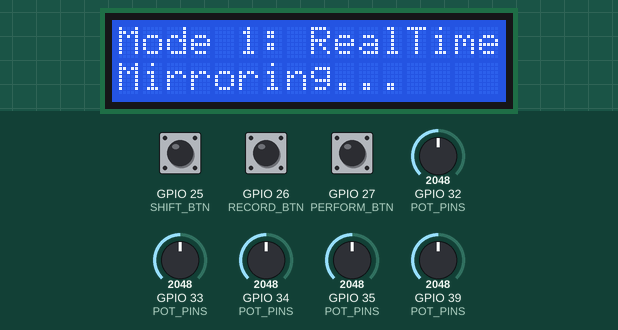
The sketch below on a simulated ESP32. Shown: 16×2 character LCD. Inputs (shaded band) come from the test bench; at power-on: GPIO 25 (SHIFT_BTN) HIGH, GPIO 26 (RECORD_BTN) HIGH, GPIO 27 (PERFORM_BTN) HIGH, GPIO 32 (POT_PINS) = 2048, GPIO 33 (POT_PINS) = 2048, GPIO 34 (POT_PINS) = 2048, GPIO 35 (POT_PINS) = 2048, GPIO 39 (POT_PINS) = 2048 (analog values on the 0–4095 scale). What the sketch prints to the serial monitor is not drawn.

Above: at 1.3 s.
1.4 s: GPIO 25 (SHIFT_BTN) pulled LOW for 1 s
At 3.6 s:
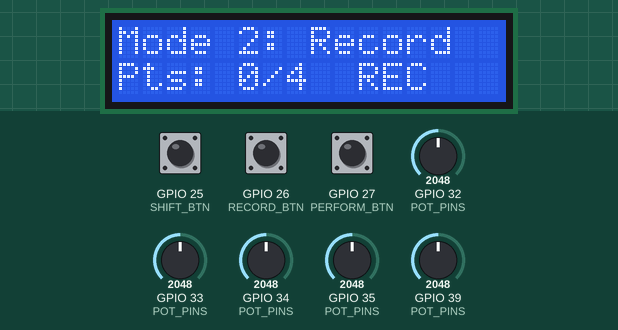
3.9 s: GPIO 26 (RECORD_BTN) pulled LOW for 3.2 s
At 6.9 s:
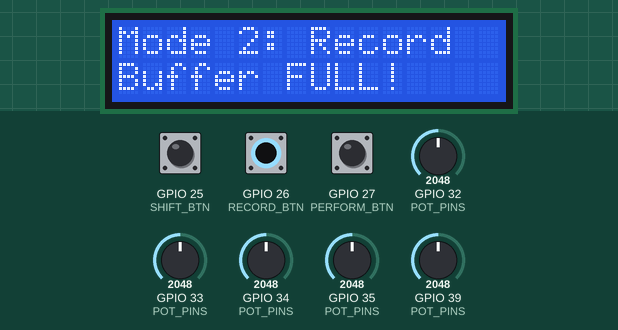
8.6 s: GPIO 27 (PERFORM_BTN) pulled LOW for 0.15 s
At 9.4 s:
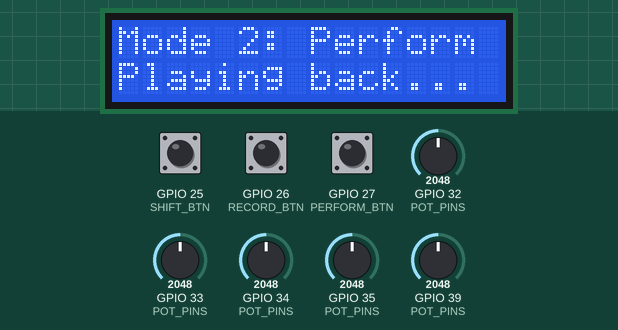
Timing chart, 0 to 11.6 s (numbered marks = the images above; inputs shaded):
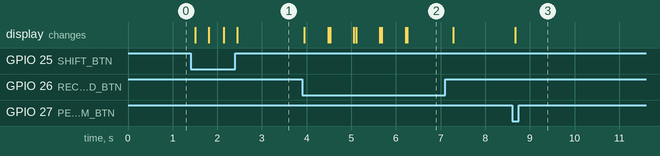

The sketch:

MasterWithThreeModes.ino
```cpp
#include <esp_now.h>
#include <WiFi.h>
#include <Wire.h>
#include <LiquidCrystal_I2C.h>

// ─── Pin Definitions ────────────────────────────────────────
const int POT_PINS[]    = {32, 33, 34, 35, 39};
const int NUM_JOINTS    = 5;

const int SHIFT_BTN     = 25;   // toggles mode 1 ↔ mode 2
const int RECORD_BTN    = 26;   // (mode 2) save current position
const int PERFORM_BTN   = 27;   // (mode 2) replay recorded positions

// ─── ESP-NOW ────────────────────────────────────────────────
uint8_t RECEIVER_MAC[] = {0x44, 0x1D, 0x64,  0xBD, 0x7E, 0xA8};

// ─── Constants ──────────────────────────────────────────────
const int   MAX_POSITIONS       = 4;      // max storable waypoints
const int   POT_RAW_MIN         = 683;    // ~1/6 of 4095 (0.55 V)
const int   POT_RAW_MAX         = 3413;   // ~5/6 of 4095 (2.75 V)
const int   INTERP_STEPS        = 50;     // smoothing steps between waypoints
const int   INTERP_STEP_DELAY   = 20;     // ms between each interpolation step
const int   HOLD_DELAY          = 1000;   // ms to hold at each waypoint
const int   REALTIME_DELAY      = 100;    // ms between real-time sends
const int   Min_angle           = 3;      // degree (angle)
// ─── Data Structures ────────────────────────────────────────

// Packet sent to slave via ESP-NOW.
typedef struct {
  uint8_t joint[5];   // angles 0–180° for joints 1–5
} ArmPosition;

/** All state for mode-2 recording/playback. */
typedef struct {
  ArmPosition waypoints[MAX_POSITIONS];  // recorded snapshots
  int         count;                     // number of waypoints saved so far
  bool        isPerforming;              // true while replaying
} RecordSession;

// ─── Globals ────────────────────────────────────────────────
LiquidCrystal_I2C lcd(0x27, 16, 2);   // adjust address if needed (0x3F)

esp_now_peer_info_t peerInfo;

RecordSession session = { .count = 0, .isPerforming = false };

enum OperatingMode { MODE_REALTIME = 1, MODE_RECORD = 2, MODE_ROS2 = 3 };
OperatingMode currentMode = MODE_REALTIME;

// Debounce timestamps (ms)
unsigned long lastShiftPress   = 0;
unsigned long lastRecordPress  = 0;
unsigned long lastPerformPress = 0;
const unsigned long DEBOUNCE_MS = 300;

// ─── ESP-NOW Callback ────────────────────────────────────────
void onSent(const uint8_t *mac, esp_now_send_status_t status) {
  // Uncomment for debug:
  // Serial.println(status == ESP_NOW_SEND_SUCCESS ? "Sent OK" : "Send FAILED");
}

// ─── Helper: Read potentiometers → ArmPosition ──────────────
/**
 * Reads all 5 potentiometers and maps raw ADC values to 0–180°.
 * @ return  ArmPosition struct with current joint angles.
 */
int readStableADC(int pin, int samples = 32) {
  long sum = 0;
  for (int i = 0; i < samples; i++) {
    sum += analogRead(pin);
    delayMicroseconds(100); // let ADC settle between reads
  }
  return sum / samples;
}

ArmPosition readMasterPosition() {
  ArmPosition pos;

  int raw = readStableADC(POT_PINS[0], 32); // 0 ~ 4095
  pos.joint[0] = (uint8_t) constrain(
    map(raw, 0, 4095, 0, 270), 0, 175
  );
  raw = readStableADC(POT_PINS[1], 32);
  pos.joint[1] = 180 - (uint8_t) constrain(
    (map(raw, 0, 4095, 0, 270) - 55), 0, 175
  );
  raw = readStableADC(POT_PINS[2], 32);
  pos.joint[2] = (uint8_t) constrain(
    (map(raw, 0, 4095, 0, 270) + 10), 0, 175
  );
  raw = readStableADC(POT_PINS[3], 32);
  pos.joint[3] = (uint8_t) constrain(
    map(raw, 0, 4095, 0, 270) - 80, 0, 175
  );
  raw = readStableADC(POT_PINS[4], 32);
  pos.joint[4] = (uint8_t) constrain(
    (map(raw, 0, 4095, 0, 270) - 150)*1.2, 0, 175
  );

  return pos;
}

// ─── Helper: Send ArmPosition via ESP-NOW ───────────────────
/**
 * Transmits an ArmPosition struct to the slave ESP32.
 * @ param pos  Position to send.
 */
void sendPosition(const ArmPosition &pos) {
  esp_now_send(RECEIVER_MAC, (uint8_t *)&pos, sizeof(ArmPosition));
}

// ─── Helper: Interpolate & send between two waypoints ───────
/**
 * Smoothly moves from `from` to `to` in INTERP_STEPS steps,
 * sending each intermediate position to the slave.
 *
 * @param from  Starting joint angles.
 * @param to    Target joint angles.
 */
void interpolateTo(const ArmPosition &from, const ArmPosition &to) {
  for (int step = 1; step <= INTERP_STEPS; step++) {
    ArmPosition mid;
    for (int j = 0; j < NUM_JOINTS; j++) {
      // Linear interpolation: from + (to - from) * (step / INTERP_STEPS)
      mid.joint[j] = (uint8_t)(
  from.joint[j] + (float)(to.joint[j] - from.joint[j]) * step / INTERP_STEPS
      );
    }
    sendPosition(mid);
    delay(INTERP_STEP_DELAY);
  }
}

// ─── LCD Helpers ────────────────────────────────────────────
/** Clear LCD and print two rows. Pass "" for an empty row. */
void lcdPrint(const char *row0, const char *row1) {
  lcd.clear();
  lcd.setCursor(0, 0); lcd.print(row0);
  lcd.setCursor(0, 1); lcd.print(row1);
}

/** Update LCD to reflect current mode and record session state. */
void updateLCD() {
  if (currentMode == MODE_REALTIME) {
    lcdPrint("Mode 1: RealTime", "Mirroring...    ");
  } else if (currentMode == MODE_RECORD) {
    // Mode 2 — show stage
    if (session.isPerforming) {
      lcdPrint("Mode 2: Perform ", "Playing back... ");
    } else {
      char row1[17];
      snprintf(row1, sizeof(row1), "Pts: %d/%d  REC",
               session.count, MAX_POSITIONS);
      lcdPrint("Mode 2: Record  ", row1);
    }
  } else {
    // Mode 3 — ROS2 / MoveIt
    lcdPrint("Mode 3: ROS2    ", "Waiting...      ");
  }
}

// ─── Button: SHIFT ──────────────────────────────────────────
/**
 * Toggles between MODE_REALTIME and MODE_RECORD.
 * Resets the recording session when entering Mode 2.
 */
void handleShiftButton() {
  unsigned long now = millis();
  if (digitalRead(SHIFT_BTN) == LOW && (now - lastShiftPress) > DEBOUNCE_MS) {
    lastShiftPress = now;

    if (currentMode == MODE_REALTIME) {
      // 1 → 2
      currentMode = MODE_RECORD;
      session.count       = 0;
      session.isPerforming = false;
      Serial.println("[SHIFT] → Mode 2: Record/Playback");
    } else if (currentMode == MODE_RECORD) {
      // 2 → 3
      currentMode = MODE_ROS2;
      session.isPerforming = false;
      Serial.println("[SHIFT] → Mode 3: ROS2/MoveIt");
      Serial.println("[ROS2] Ready. Send: j0,j1,j2,j3,j4<LF>");
    } else {
      // 3 → 1
      currentMode = MODE_REALTIME;
      Serial.println("[SHIFT] → Mode 1: Real-Time");
    }
    updateLCD();
  }
}

// ─── Button: RECORD (Mode 2, Stage A) ───────────────────────
/**
 * Saves the current master arm position as the next waypoint.
 * Ignored if the session is full or playback is running.
 */
void handleRecordButton() {
  unsigned long now = millis();
  if (digitalRead(RECORD_BTN) == LOW && (now - lastRecordPress) > DEBOUNCE_MS) {
    lastRecordPress = now;

    if (currentMode != MODE_RECORD || session.isPerforming) return;

    if (session.count >= MAX_POSITIONS) {
      Serial.println("[RECORD] Buffer full!");
      lcdPrint("Mode 2: Record  ", "Buffer FULL!    ");
      delay(1000);
      updateLCD();
      return;
    }

    // Snapshot current position
    session.waypoints[session.count] = readMasterPosition();
    Serial.printf("[RECORD] Saved position %d: J1=%d J2=%d J3=%d J4=%d J5=%d\n",
      session.count + 1,
      session.waypoints[session.count].joint[0],
      session.waypoints[session.count].joint[1],
      session.waypoints[session.count].joint[2],
      session.waypoints[session.count].joint[3],
      session.waypoints[session.count].joint[4]);
    session.count++;

    // Brief confirmation on LCD
    char msg[17];
    snprintf(msg, sizeof(msg), "Saved %d/%d!     ", session.count, MAX_POSITIONS);
    lcd.setCursor(0, 1);
    lcd.print(msg);
    delay(500);
    updateLCD();
  }
}

// ─── Button: PERFORM (Mode 2, Stage B) ──────────────────────
/**
 * Replays all recorded waypoints in sequence with smooth interpolation.
 * Requires at least 2 waypoints to interpolate.
 */
void handlePerformButton() {
  unsigned long now = millis();
  if (digitalRead(PERFORM_BTN) == LOW && (now - lastPerformPress) > DEBOUNCE_MS) {
    lastPerformPress = now;

    if (currentMode != MODE_RECORD || session.isPerforming) return;

    if (session.count < 2) {
      Serial.println("[PERFORM] Need at least 2 positions.");
      lcdPrint("Mode 2: Perform ", "Need >= 2 pts!  ");
      delay(1500);
      updateLCD();
      return;
    }

    // ── Begin playback ──
    session.isPerforming = true;
    updateLCD();
    Serial.printf("[PERFORM] Replaying %d positions...\n", session.count);

    // Move to the first waypoint from wherever the arm currently is
    ArmPosition current = readMasterPosition();
    interpolateTo(current, session.waypoints[0]);
    delay(HOLD_DELAY);

    // Traverse through all recorded waypoints
    for (int i = 0; i < session.count - 1; i++) {
      Serial.printf("[PERFORM] Moving: waypoint %d → %d\n", i + 1, i + 2);
      interpolateTo(session.waypoints[i], session.waypoints[i + 1]);
      delay(HOLD_DELAY);     // pause at each waypoint
    }

    // Hold at the final position
    sendPosition(session.waypoints[session.count - 1]);
    Serial.println("[PERFORM] Playback complete.");

    session.isPerforming = false;
    updateLCD();
  }
}

// ─── Mode 1: Real-Time Loop ──────────────────────────────────
/** Reads master arm and immediately forwards position to slave. */
void runRealTimeMode() {
  static ArmPosition lastSent = {};
  static bool initialized = false;

  ArmPosition pos = readMasterPosition();

  if (!initialized) {
    sendPosition(pos);
    lastSent = pos;
    initialized = true;
    delay(REALTIME_DELAY);
    return;
  }

  bool changed = false;
  for (int i = 0; i < NUM_JOINTS; i++) {
    if (abs((int)pos.joint[i] - (int)lastSent.joint[i]) >= Min_angle) { // 2° threshold
      changed = true;
      break;
    }
  }

  if (changed) {
    sendPosition(pos);
    lastSent = pos;
    Serial.printf("[RT] J1=%d J2=%d J3=%d J4=%d J5=%d\n",
      pos.joint[0], pos.joint[1], pos.joint[2], pos.joint[3], pos.joint[4]);
  }
  delay(REALTIME_DELAY);
}

// ─── Mode 3: ROS2 / MoveIt Serial Loop ──────────────────────
/**
 * Listens for joint-angle packets arriving from a ROS2/MoveIt node
 * over USB Serial in the format:
 *
 *   "j0,j1,j2,j3,j4\n"   (5 integers, 0–180 each)
 *
 * On success  → forwards the position via ESP-NOW and replies "OK:j0,j1,j2,j3,j4\n"
 * On failure  → replies "ERR\n"
 *
 * The ROS2 serial_bridge node should open the same port at 115200 baud
 * and publish/subscribe on the /arm_joint_states topic.
 */
void runROS2Mode() {
  if (!Serial.available()) return;

  String data = Serial.readStringUntil('\n');
  data.trim();

  // ── Parse ──────────────────────────────────────────────────
  int j[5];
  int count = sscanf(data.c_str(), "%d,%d,%d,%d,%d",
                     &j[0], &j[1], &j[2], &j[3], &j[4]);

  if (count != 5) {
    Serial.println("ERR");
    return;
  }

  // ── Validate & build packet ────────────────────────────────
  ArmPosition pos;
  for (int i = 0; i < NUM_JOINTS; i++) {
    pos.joint[i] = (uint8_t) constrain(j[i], 0, 180);
  }

  // ── Forward via ESP-NOW to slave ───────────────────────────
  sendPosition(pos);

  // ── Acknowledge to ROS2 node ───────────────────────────────
  Serial.printf("OK:%d,%d,%d,%d,%d\n",
                pos.joint[0], pos.joint[1], pos.joint[2],
                pos.joint[3], pos.joint[4]);

  // ── Update LCD with live joint values ─────────────────────
  char row1[17];
  snprintf(row1, sizeof(row1), "%3d%3d%3d%3d%3d",
           pos.joint[0], pos.joint[1], pos.joint[2],
           pos.joint[3], pos.joint[4]);
  lcdPrint("Mode 3: ROS2    ", row1);
}

// ════════════════════════════════════════════════════════════
//  SETUP
// ════════════════════════════════════════════════════════════
void setup() {
  Serial.begin(115200);

  // ── ADC ──
  analogReadResolution(12);
  analogSetAttenuation(ADC_11db);

  // ── Buttons ──
  pinMode(SHIFT_BTN,   INPUT_PULLUP);
  pinMode(RECORD_BTN,  INPUT_PULLUP);
  pinMode(PERFORM_BTN, INPUT_PULLUP);

  // ── LCD ──
  lcd.init();
  lcd.backlight();
  lcdPrint("Robot Arm v2.0  ", "Initializing... ");

  // ── WiFi + ESP-NOW ──
  WiFi.mode(WIFI_STA);
  if (esp_now_init() != ESP_OK) {
    Serial.println("ESP-NOW init FAILED");
    lcdPrint("ESP-NOW FAILED  ", "Check MAC addr  ");
    while (true) delay(1000);
  }
  esp_now_register_send_cb(onSent);

  memcpy(peerInfo.peer_addr, RECEIVER_MAC, 6);
  peerInfo.channel = 0;
  peerInfo.encrypt = false;

  if (esp_now_add_peer(&peerInfo) != ESP_OK) {
    Serial.println("Failed to add peer");
    lcdPrint("Peer add FAILED ", "Check receiver  ");
    while (true) delay(1000);
  }

  Serial.println("Master controller ready.");
  updateLCD();   // show Mode 1 on LCD
}

// ════════════════════════════════════════════════════════════
//  MAIN LOOP
// ════════════════════════════════════════════════════════════
void loop() {
  // Always check the mode-shift button
  handleShiftButton();

  if (currentMode == MODE_REALTIME) {
    // ── Mode 1: stream master → slave continuously ──
    runRealTimeMode();

  } else if (currentMode == MODE_RECORD) {
    // ── Mode 2: handle record & perform buttons ──
    if (!session.isPerforming) {
      // Only poll buttons when not mid-playback
      handleRecordButton();
      handlePerformButton();
    }
    // No delay here — playback is blocking inside handlePerformButton

  } else {
    // ── Mode 3: receive from ROS2/MoveIt and forward via ESP-NOW ──
    runROS2Mode();
  }
}
```

Measured:
- after the input at 1.4 s, the display: changes after 0.10 s (image 1)
- after the input at 3.9 s, the display: first changes after 0.05 s (image 2 shows a later state)
- after the input at 8.6 s, the display: changes after 0.07 s (image 3)
